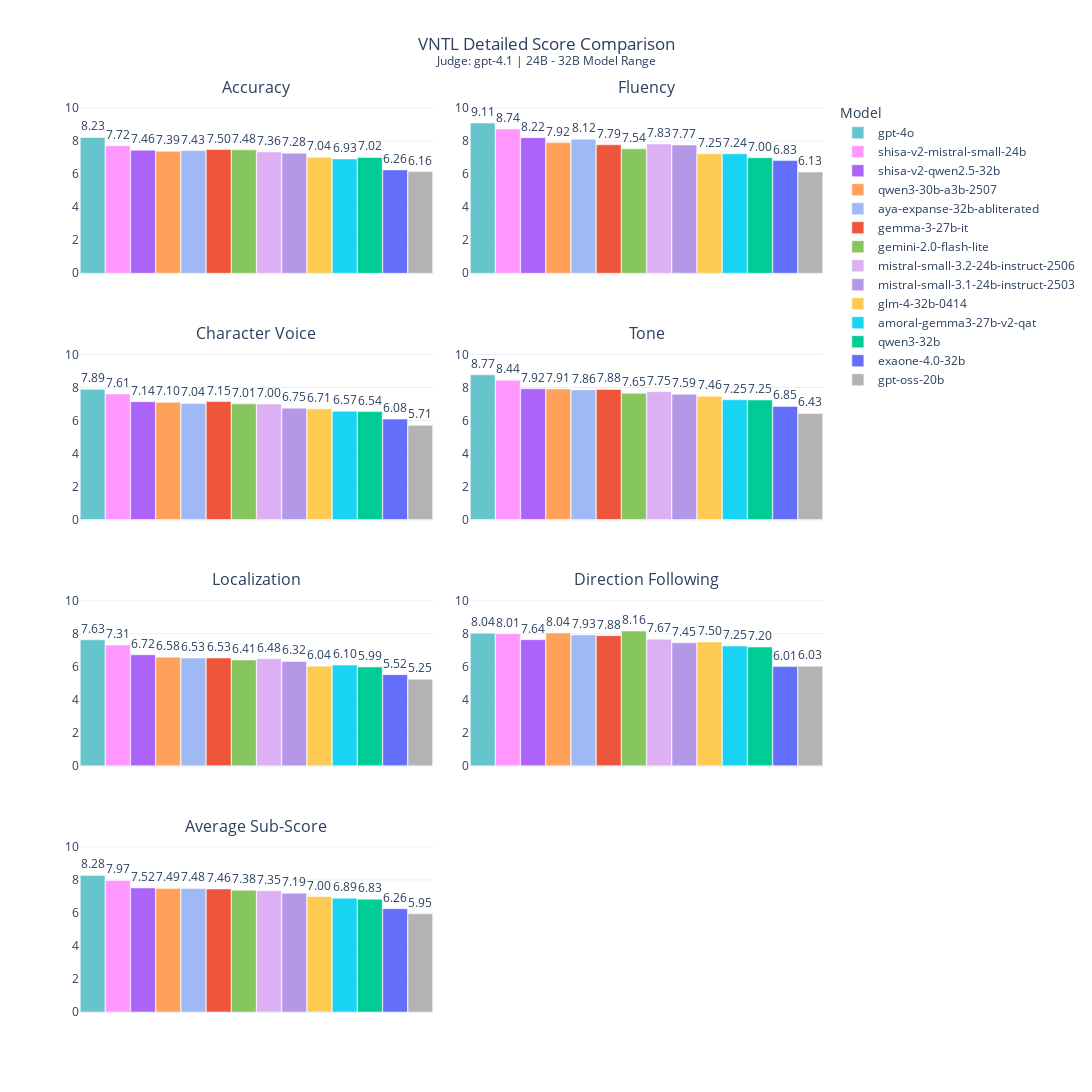

The notebook cell saved with this chart:
### Code cell
# --- VNTL Sub-score Grid Visualization (Looping by Judge) ---

import plotly.graph_objects as go
import plotly.express as px
from plotly.subplots import make_subplots

# Define the VNTL score columns we want to create plots for
vntl_score_columns = [
    "score_accuracy", 
    "score_fluency", 
    "score_character_voice", 
    "score_tone", 
    "score_localization",
    "score_direction_following"
]

# Use the mapped name to correctly filter for VNTL data
VNTL_MAPPED_NAME = eval_dataset_map.get('VNTL-Translation')
if VNTL_MAPPED_NAME:
    df_vntl = all_result_df[all_result_df['eval_dataset'] == VNTL_MAPPED_NAME].copy()
else:
    df_vntl = pd.DataFrame()

# Check if the VNTL data exists and has the required columns
if not df_vntl.empty and all(col in df_vntl.columns for col in vntl_score_columns):
    
    # Loop through each judge model that has VNTL data
    for judge_model in df_vntl['judge_model'].unique():
        df_vntl_judge = df_vntl[df_vntl['judge_model'] == judge_model]

        # Calculate the mean of each sub-score for each model for the current judge
        vntl_summary = df_vntl_judge.groupby('model_name')[vntl_score_columns].mean()
        
        # Calculate an overall average score for sorting
        vntl_summary['Average'] = vntl_summary.mean(axis=1)
        
        # Create a VNTL-specific model order for the current judge
        vntl_model_order = vntl_summary.sort_values(by='Average', ascending=False).index.tolist()
        vntl_summary = vntl_summary.reindex(vntl_model_order)
        
        # --- Create the 4x2 Grid Plot ---
        n_rows, n_cols = 4, 2
        
        # Create titles for all 6 sub-scores, plus the final average
        subplot_titles = [col.replace('score_', '').replace('_', ' ').title() for col in vntl_score_columns]
        subplot_titles.append("Average Sub-Score")

        fig_vntl_grid = make_subplots(
            rows=n_rows, 
            cols=n_cols, 
            subplot_titles=subplot_titles,
            vertical_spacing=0.08,
            horizontal_spacing=0.05
        )
        
        # Loop through all 6 score types plus the 'Average'
        plot_order = vntl_score_columns + ['Average']
        for i, score_type in enumerate(plot_order):
            row = i // n_cols + 1
            col = i % n_cols + 1
            
            # Add a bar for each model in the current subplot
            for model_name in vntl_model_order:
                score = vntl_summary.loc[model_name, score_type]
                fig_vntl_grid.add_trace(go.Bar(
                    x=[model_name],
                    y=[score],
                    name=model_name,
                    marker_color=color_map.get(model_name), # Uses the global color_map
                    text=[f"{score:.2f}"],
                    textposition='outside',
                    showlegend=(i == 0)
                ), row=row, col=col)
            
            fig_vntl_grid.update_yaxes(range=[0, 10.5], row=row, col=col)
            fig_vntl_grid.update_xaxes(showticklabels=False, row=row, col=col)

        fig_vntl_grid.update_layout(
            height=1400, 
            width=1200, 
            barmode='group',
            # Dynamically set the title to include the current judge model
            title_text=f"VNTL Detailed Score Comparison<br><sup>Judge: {judge_model.replace('judge_', '')} | {MODEL_RANGE_GROUP}</sup>",
            title_x=0.5, 
            template='plotly_white',
            legend_title_text='Model',
            bargap=0.01, 
            bargroupgap=0.01
        )

        fig_vntl_grid.show()
        # fig_vntl_grid.write_image(f"{GRAPHS_DIR}/vntl_grid_{judge_model.replace('judge_', '')}.png")
else:
    print("No VNTL multi-score data found to generate the plot.")

### Figure 1 — Plotly figure (JSON) as saved in the notebook; plotly's stock layout.template omitted (floating-point values rounded to 4 significant figures)
{"data": [{"marker": {"color": "#66c5cc"}, "name": "gpt-4o", "showlegend": true, "text": ["8.23"], "textposition": "outside", "type": "bar", "x": ["gpt-4o"], "xaxis": "x", "y": [8.23], "yaxis": "y"}, {"marker": {"color": "#FF97FF"}, "name": "shisa-v2-mistral-small-24b", "showlegend": true, "text": ["7.72"], "textposition": "outside", "type": "bar", "x": ["shisa-v2-mistral-small-24b"], "xaxis": "x", "y": [7.725], "yaxis": "y"}, {"marker": {"color": "#AB63FA"}, "name": "shisa-v2-qwen2.5-32b", "showlegend": true, "text": ["7.46"], "textposition": "outside", "type": "bar", "x": ["shisa-v2-qwen2.5-32b"], "xaxis": "x", "y": [7.46], "yaxis": "y"}, {"marker": {"color": "#FFA15A"}, "name": "qwen3-30b-a3b-2507", "showlegend": true, "text": ["7.39"], "textposition": "outside", "type": "bar", "x": ["qwen3-30b-a3b-2507"], "xaxis": "x", "y": [7.39], "yaxis": "y"}, {"marker": {"color": "#9eb9f3"}, "name": "aya-expanse-32b-abliterated", "showlegend": true, "text": ["7.43"], "textposition": "outside", "type": "bar", "x": ["aya-expanse-32b-abliterated"], "xaxis": "x", "y": [7.435], "yaxis": "y"}, {"marker": {"color": "#EF553B"}, "name": "gemma-3-27b-it", "showlegend": true, "text": ["7.50"], "textposition": "outside", "type": "bar", "x": ["gemma-3-27b-it"], "xaxis": "x", "y": [7.5], "yaxis": "y"}, {"marker": {"color": "#87c55f"}, "name": "gemini-2.0-flash-lite", "showlegend": true, "text": ["7.48"], "textposition": "outside", "type": "bar", "x": ["gemini-2.0-flash-lite"], "xaxis": "x", "y": [7.48], "yaxis": "y"}, {"marker": {"color": "#dcb0f2"}, "name": "mistral-small-3.2-24b-instruct-2506", "showlegend": true, "text": ["7.36"], "textposition": "outside", "type": "bar", "x": ["mistral-small-3.2-24b-instruct-2506"], "xaxis": "x", "y": [7.355], "yaxis": "y"}, {"marker": {"color": "#b497e7"}, "name": "mistral-small-3.1-24b-instruct-2503", "showlegend": true, "text": ["7.28"], "textposition": "outside", "type": "bar", "x": ["mistral-small-3.1-24b-instruct-2503"], "xaxis": "x", "y": [7.28], "yaxis": "y"}, {"marker": {"color": "#FECB52"}, "name": "glm-4-32b-0414", "showlegend": true, "text": ["7.04"], "textposition": "outside", "type": "bar", "x": ["glm-4-32b-0414"], "xaxis": "x", "y": [7.035], "yaxis": "y"}, {"marker": {"color": "#19D3F3"}, "name": "amoral-gemma3-27b-v2-qat", "showlegend": true, "text": ["6.93"], "textposition": "outside", "type": "bar", "x": ["amoral-gemma3-27b-v2-qat"], "xaxis": "x", "y": [6.93], "yaxis": "y"}, {"marker": {"color": "#00CC96"}, "name": "qwen3-32b", "showlegend": true, "text": ["7.02"], "textposition": "outside", "type": "bar", "x": ["qwen3-32b"], "xaxis": "x", "y": [7.02], "yaxis": "y"}, {"marker": {"color": "#636EFA"}, "name": "exaone-4.0-32b", "showlegend": true, "text": ["6.26"], "textposition": "outside", "type": "bar", "x": ["exaone-4.0-32b"], "xaxis": "x", "y": [6.265], "yaxis": "y"}, {"marker": {"color": "#b3b3b3"}, "name": "gpt-oss-20b", "showlegend": true, "text": ["6.16"], "textposition": "outside", "type": "bar", "x": ["gpt-oss-20b"], "xaxis": "x", "y": [6.16], "yaxis": "y"}, {"marker": {"color": "#66c5cc"}, "name": "gpt-4o", "showlegend": false, "text": ["9.11"], "textposition": "outside", "type": "bar", "x": ["gpt-4o"], "xaxis": "x2", "y": [9.105], "yaxis": "y2"}, {"marker": {"color": "#FF97FF"}, "name": "shisa-v2-mistral-small-24b", "showlegend": false, "text": ["8.74"], "textposition": "outside", "type": "bar", "x": ["shisa-v2-mistral-small-24b"], "xaxis": "x2", "y": [8.745], "yaxis": "y2"}, {"marker": {"color": "#AB63FA"}, "name": "shisa-v2-qwen2.5-32b", "showlegend": false, "text": ["8.22"], "textposition": "outside", "type": "bar", "x": ["shisa-v2-qwen2.5-32b"], "xaxis": "x2", "y": [8.22], "yaxis": "y2"}, {"marker": {"color": "#FFA15A"}, "name": "qwen3-30b-a3b-2507", "showlegend": false, "text": ["7.92"], "textposition": "outside", "type": "bar", "x": ["qwen3-30b-a3b-2507"], "xaxis": "x2", "y": [7.92], "yaxis": "y2"}, {"marker": {"color": "#9eb9f3"}, "name": "aya-expanse-32b-abliterated", "showlegend": false, "text": ["8.12"], "textposition": "outside", "type": "bar", "x": ["aya-expanse-32b-abliterated"], "xaxis": "x2", "y": [8.125], "yaxis": "y2"}, {"marker": {"color": "#EF553B"}, "name": "gemma-3-27b-it", "showlegend": false, "text": ["7.79"], "textposition": "outside", "type": "bar", "x": ["gemma-3-27b-it"], "xaxis": "x2", "y": [7.785], "yaxis": "y2"}, {"marker": {"color": "#87c55f"}, "name": "gemini-2.0-flash-lite", "showlegend": false, "text": ["7.54"], "textposition": "outside", "type": "bar", "x": ["gemini-2.0-flash-lite"], "xaxis": "x2", "y": [7.54], "yaxis": "y2"}, {"marker": {"color": "#dcb0f2"}, "name": "mistral-small-3.2-24b-instruct-2506", "showlegend": false, "text": ["7.83"], "textposition": "outside", "type": "bar", "x": ["mistral-small-3.2-24b-instruct-2506"], "xaxis": "x2", "y": [7.835], "yaxis": "y2"}, {"marker": {"color": "#b497e7"}, "name": "mistral-small-3.1-24b-instruct-2503", "showlegend": false, "text": ["7.77"], "textposition": "outside", "type": "bar", "x": ["mistral-small-3.1-24b-instruct-2503"], "xaxis": "x2", "y": [7.77], "yaxis": "y2"}, {"marker": {"color": "#FECB52"}, "name": "glm-4-32b-0414", "showlegend": false, "text": ["7.25"], "textposition": "outside", "type": "bar", "x": ["glm-4-32b-0414"], "xaxis": "x2", "y": [7.245], "yaxis": "y2"}, {"marker": {"color": "#19D3F3"}, "name": "amoral-gemma3-27b-v2-qat", "showlegend": false, "text": ["7.24"], "textposition": "outside", "type": "bar", "x": ["amoral-gemma3-27b-v2-qat"], "xaxis": "x2", "y": [7.24], "yaxis": "y2"}, {"marker": {"color": "#00CC96"}, "name": "qwen3-32b", "showlegend": false, "text": ["7.00"], "textposition": "outside", "type": "bar", "x": ["qwen3-32b"], "xaxis": "x2", "y": [7.005], "yaxis": "y2"}, {"marker": {"color": "#636EFA"}, "name": "exaone-4.0-32b", "showlegend": false, "text": ["6.83"], "textposition": "outside", "type": "bar", "x": ["exaone-4.0-32b"], "xaxis": "x2", "y": [6.83], "yaxis": "y2"}, {"marker": {"color": "#b3b3b3"}, "name": "gpt-oss-20b", "showlegend": false, "text": ["6.13"], "textposition": "outside", "type": "bar", "x": ["gpt-oss-20b"], "xaxis": "x2", "y": [6.135], "yaxis": "y2"}, {"marker": {"color": "#66c5cc"}, "name": "gpt-4o", "showlegend": false, "text": ["7.89"], "textposition": "outside", "type": "bar", "x": ["gpt-4o"], "xaxis": "x3", "y": [7.895], "yaxis": "y3"}, {"marker": {"color": "#FF97FF"}, "name": "shisa-v2-mistral-small-24b", "showlegend": false, "text": ["7.61"], "textposition": "outside", "type": "bar", "x": ["shisa-v2-mistral-small-24b"], "xaxis": "x3", "y": [7.61], "yaxis": "y3"}, {"marker": {"color": "#AB63FA"}, "name": "shisa-v2-qwen2.5-32b", "showlegend": false, "text": ["7.14"], "textposition": "outside", "type": "bar", "x": ["shisa-v2-qwen2.5-32b"], "xaxis": "x3", "y": [7.14], "yaxis": "y3"}, {"marker": {"color": "#FFA15A"}, "name": "qwen3-30b-a3b-2507", "showlegend": false, "text": ["7.10"], "textposition": "outside", "type": "bar", "x": ["qwen3-30b-a3b-2507"], "xaxis": "x3", "y": [7.1], "yaxis": "y3"}, {"marker": {"color": "#9eb9f3"}, "name": "aya-expanse-32b-abliterated", "showlegend": false, "text": ["7.04"], "textposition": "outside", "type": "bar", "x": ["aya-expanse-32b-abliterated"], "xaxis": "x3", "y": [7.035], "yaxis": "y3"}, {"marker": {"color": "#EF553B"}, "name": "gemma-3-27b-it", "showlegend": false, "text": ["7.15"], "textposition": "outside", "type": "bar", "x": ["gemma-3-27b-it"], "xaxis": "x3", "y": [7.15], "yaxis": "y3"}, {"marker": {"color": "#87c55f"}, "name": "gemini-2.0-flash-lite", "showlegend": false, "text": ["7.01"], "textposition": "outside", "type": "bar", "x": ["gemini-2.0-flash-lite"], "xaxis": "x3", "y": [7.01], "yaxis": "y3"}, {"marker": {"color": "#dcb0f2"}, "name": "mistral-small-3.2-24b-instruct-2506", "showlegend": false, "text": ["7.00"], "textposition": "outside", "type": "bar", "x": ["mistral-small-3.2-24b-instruct-2506"], "xaxis": "x3", "y": [6.995], "yaxis": "y3"}, {"marker": {"color": "#b497e7"}, "name": "mistral-small-3.1-24b-instruct-2503", "showlegend": false, "text": ["6.75"], "textposition": "outside", "type": "bar", "x": ["mistral-small-3.1-24b-instruct-2503"], "xaxis": "x3", "y": [6.75], "yaxis": "y3"}, {"marker": {"color": "#FECB52"}, "name": "glm-4-32b-0414", "showlegend": false, "text": ["6.71"], "textposition": "outside", "type": "bar", "x": ["glm-4-32b-0414"], "xaxis": "x3", "y": [6.705], "yaxis": "y3"}, {"marker": {"color": "#19D3F3"}, "name": "amoral-gemma3-27b-v2-qat", "showlegend": false, "text": ["6.57"], "textposition": "outside", "type": "bar", "x": ["amoral-gemma3-27b-v2-qat"], "xaxis": "x3", "y": [6.565], "yaxis": "y3"}, {"marker": {"color": "#00CC96"}, "name": "qwen3-32b", "showlegend": false, "text": ["6.54"], "textposition": "outside", "type": "bar", "x": ["qwen3-32b"], "xaxis": "x3", "y": [6.54], "yaxis": "y3"}, {"marker": {"color": "#636EFA"}, "name": "exaone-4.0-32b", "showlegend": false, "text": ["6.08"], "textposition": "outside", "type": "bar", "x": ["exaone-4.0-32b"], "xaxis": "x3", "y": [6.085], "yaxis": "y3"}, {"marker": {"color": "#b3b3b3"}, "name": "gpt-oss-20b", "showlegend": false, "text": ["5.71"], "textposition": "outside", "type": "bar", "x": ["gpt-oss-20b"], "xaxis": "x3", "y": [5.705], "yaxis": "y3"}, {"marker": {"color": "#66c5cc"}, "name": "gpt-4o", "showlegend": false, "text": ["8.77"], "textposition": "outside", "type": "bar", "x": ["gpt-4o"], "xaxis": "x4", "y": [8.77], "yaxis": "y4"}, {"marker": {"color": "#FF97FF"}, "name": "shisa-v2-mistral-small-24b", "showlegend": false, "text": ["8.44"], "textposition": "outside", "type": "bar", "x": ["shisa-v2-mistral-small-24b"], "xaxis": "x4", "y": [8.44], "yaxis": "y4"}, {"marker": {"color": "#AB63FA"}, "name": "shisa-v2-qwen2.5-32b", "showlegend": false, "text": ["7.92"], "textposition": "outside", "type": "bar", "x": ["shisa-v2-qwen2.5-32b"], "xaxis": "x4", "y": [7.925], "yaxis": "y4"}, {"marker": {"color": "#FFA15A"}, "name": "qwen3-30b-a3b-2507", "showlegend": false, "text": ["7.91"], "textposition": "outside", "type": "bar", "x": ["qwen3-30b-a3b-2507"], "xaxis": "x4", "y": [7.91], "yaxis": "y4"}, {"marker": {"color": "#9eb9f3"}, "name": "aya-expanse-32b-abliterated", "showlegend": false, "text": ["7.86"], "textposition": "outside", "type": "bar", "x": ["aya-expanse-32b-abliterated"], "xaxis": "x4", "y": [7.855], "yaxis": "y4"}, {"marker": {"color": "#EF553B"}, "name": "gemma-3-27b-it", "showlegend": false, "text": ["7.88"], "textposition": "outside", "type": "bar", "x": ["gemma-3-27b-it"], "xaxis": "x4", "y": [7.885], "yaxis": "y4"}, {"marker": {"color": "#87c55f"}, "name": "gemini-2.0-flash-lite", "showlegend": false, "text": ["7.65"], "textposition": "outside", "type": "bar", "x": ["gemini-2.0-flash-lite"], "xaxis": "x4", "y": [7.65], "yaxis": "y4"}, {"marker": {"color": "#dcb0f2"}, "name": "mistral-small-3.2-24b-instruct-2506", "showlegend": false, "text": ["7.75"], "textposition": "outside", "type": "bar", "x": ["mistral-small-3.2-24b-instruct-2506"], "xaxis": "x4", "y": [7.745], "yaxis": "y4"}, {"marker": {"color": "#b497e7"}, "name": "mistral-small-3.1-24b-instruct-2503", "showlegend": false, "text": ["7.59"], "textposition": "outside", "type": "bar", "x": ["mistral-small-3.1-24b-instruct-2503"], "xaxis": "x4", "y": [7.59], "yaxis": "y4"}, {"marker": {"color": "#FECB52"}, "name": "glm-4-32b-0414", "showlegend": false, "text": ["7.46"], "textposition": "outside", "type": "bar", "x": ["glm-4-32b-0414"], "xaxis": "x4", "y": [7.465], "yaxis": "y4"}, {"marker": {"color": "#19D3F3"}, "name": "amoral-gemma3-27b-v2-qat", "showlegend": false, "text": ["7.25"], "textposition": "outside", "type": "bar", "x": ["amoral-gemma3-27b-v2-qat"], "xaxis": "x4", "y": [7.255], "yaxis": "y4"}, {"marker": {"color": "#00CC96"}, "name": "qwen3-32b", "showlegend": false, "text": ["7.25"], "textposition": "outside", "type": "bar", "x": ["qwen3-32b"], "xaxis": "x4", "y": [7.245], "yaxis": "y4"}, {"marker": {"color": "#636EFA"}, "name": "exaone-4.0-32b", "showlegend": false, "text": ["6.85"], "textposition": "outside", "type": "bar", "x": ["exaone-4.0-32b"], "xaxis": "x4", "y": [6.85], "yaxis": "y4"}, {"marker": {"color": "#b3b3b3"}, "name": "gpt-oss-20b", "showlegend": false, "text": ["6.43"], "textposition": "outside", "type": "bar", "x": ["gpt-oss-20b"], "xaxis": "x4", "y": [6.43], "yaxis": "y4"}, {"marker": {"color": "#66c5cc"}, "name": "gpt-4o", "showlegend": false, "text": ["7.63"], "textposition": "outside", "type": "bar", "x": ["gpt-4o"], "xaxis": "x5", "y": [7.63], "yaxis": "y5"}, {"marker": {"color": "#FF97FF"}, "name": "shisa-v2-mistral-small-24b", "showlegend": false, "text": ["7.31"], "textposition": "outside", "type": "bar", "x": ["shisa-v2-mistral-small-24b"], "xaxis": "x5", "y": [7.31], "yaxis": "y5"}, {"marker": {"color": "#AB63FA"}, "name": "shisa-v2-qwen2.5-32b", "showlegend": false, "text": ["6.72"], "textposition": "outside", "type": "bar", "x": ["shisa-v2-qwen2.5-32b"], "xaxis": "x5", "y": [6.725], "yaxis": "y5"}, {"marker": {"color": "#FFA15A"}, "name": "qwen3-30b-a3b-2507", "showlegend": false, "text": ["6.58"], "textposition": "outside", "type": "bar", "x": ["qwen3-30b-a3b-2507"], "xaxis": "x5", "y": [6.58], "yaxis": "y5"}, {"marker": {"color": "#9eb9f3"}, "name": "aya-expanse-32b-abliterated", "showlegend": false, "text": ["6.53"], "textposition": "outside", "type": "bar", "x": ["aya-expanse-32b-abliterated"], "xaxis": "x5", "y": [6.53], "yaxis": "y5"}, {"marker": {"color": "#EF553B"}, "name": "gemma-3-27b-it", "showlegend": false, "text": ["6.53"], "textposition": "outside", "type": "bar", "x": ["gemma-3-27b-it"], "xaxis": "x5", "y": [6.53], "yaxis": "y5"}, {"marker": {"color": "#87c55f"}, "name": "gemini-2.0-flash-lite", "showlegend": false, "text": ["6.41"], "textposition": "outside", "type": "bar", "x": ["gemini-2.0-flash-lite"], "xaxis": "x5", "y": [6.41], "yaxis": "y5"}, {"marker": {"color": "#dcb0f2"}, "name": "mistral-small-3.2-24b-instruct-2506", "showlegend": false, "text": ["6.48"], "textposition": "outside", "type": "bar", "x": ["mistral-small-3.2-24b-instruct-2506"], "xaxis": "x5", "y": [6.48], "yaxis": "y5"}, {"marker": {"color": "#b497e7"}, "name": "mistral-small-3.1-24b-instruct-2503", "showlegend": false, "text": ["6.32"], "textposition": "outside", "type": "bar", "x": ["mistral-small-3.1-24b-instruct-2503"], "xaxis": "x5", "y": [6.32], "yaxis": "y5"}, {"marker": {"color": "#FECB52"}, "name": "glm-4-32b-0414", "showlegend": false, "text": ["6.04"], "textposition": "outside", "type": "bar", "x": ["glm-4-32b-0414"], "xaxis": "x5", "y": [6.035], "yaxis": "y5"}, {"marker": {"color": "#19D3F3"}, "name": "amoral-gemma3-27b-v2-qat", "showlegend": false, "text": ["6.10"], "textposition": "outside", "type": "bar", "x": ["amoral-gemma3-27b-v2-qat"], "xaxis": "x5", "y": [6.1], "yaxis": "y5"}, {"marker": {"color": "#00CC96"}, "name": "qwen3-32b", "showlegend": false, "text": ["5.99"], "textposition": "outside", "type": "bar", "x": ["qwen3-32b"], "xaxis": "x5", "y": [5.985], "yaxis": "y5"}, {"marker": {"color": "#636EFA"}, "name": "exaone-4.0-32b", "showlegend": false, "text": ["5.52"], "textposition": "outside", "type": "bar", "x": ["exaone-4.0-32b"], "xaxis": "x5", "y": [5.52], "yaxis": "y5"}, {"marker": {"color": "#b3b3b3"}, "name": "gpt-oss-20b", "showlegend": false, "text": ["5.25"], "textposition": "outside", "type": "bar", "x": ["gpt-oss-20b"], "xaxis": "x5", "y": [5.245], "yaxis": "y5"}, {"marker": {"color": "#66c5cc"}, "name": "gpt-4o", "showlegend": false, "text": ["8.04"], "textposition": "outside", "type": "bar", "x": ["gpt-4o"], "xaxis": "x6", "y": [8.035], "yaxis": "y6"}, {"marker": {"color": "#FF97FF"}, "name": "shisa-v2-mistral-small-24b", "showlegend": false, "text": ["8.01"], "textposition": "outside", "type": "bar", "x": ["shisa-v2-mistral-small-24b"], "xaxis": "x6", "y": [8.005], "yaxis": "y6"}, {"marker": {"color": "#AB63FA"}, "name": "shisa-v2-qwen2.5-32b", "showlegend": false, "text": ["7.64"], "textposition": "outside", "type": "bar", "x": ["shisa-v2-qwen2.5-32b"], "xaxis": "x6", "y": [7.64], "yaxis": "y6"}, {"marker": {"color": "#FFA15A"}, "name": "qwen3-30b-a3b-2507", "showlegend": false, "text": ["8.04"], "textposition": "outside", "type": "bar", "x": ["qwen3-30b-a3b-2507"], "xaxis": "x6", "y": [8.04], "yaxis": "y6"}, {"marker": {"color": "#9eb9f3"}, "name": "aya-expanse-32b-abliterated", "showlegend": false, "text": ["7.93"], "textposition": "outside", "type": "bar", "x": ["aya-expanse-32b-abliterated"], "xaxis": "x6", "y": [7.93], "yaxis": "y6"}, {"marker": {"color": "#EF553B"}, "name": "gemma-3-27b-it", "showlegend": false, "text": ["7.88"], "textposition": "outside", "type": "bar", "x": ["gemma-3-27b-it"], "xaxis": "x6", "y": [7.885], "yaxis": "y6"}, {"marker": {"color": "#87c55f"}, "name": "gemini-2.0-flash-lite", "showlegend": false, "text": ["8.16"], "textposition": "outside", "type": "bar", "x": ["gemini-2.0-flash-lite"], "xaxis": "x6", "y": [8.16], "yaxis": "y6"}, {"marker": {"color": "#dcb0f2"}, "name": "mistral-small-3.2-24b-instruct-2506", "showlegend": false, "text": ["7.67"], "textposition": "outside", "type": "bar", "x": ["mistral-small-3.2-24b-instruct-2506"], "xaxis": "x6", "y": [7.67], "yaxis": "y6"}, {"marker": {"color": "#b497e7"}, "name": "mistral-small-3.1-24b-instruct-2503", "showlegend": false, "text": ["7.45"], "textposition": "outside", "type": "bar", "x": ["mistral-small-3.1-24b-instruct-2503"], "xaxis": "x6", "y": [7.45], "yaxis": "y6"}, {"marker": {"color": "#FECB52"}, "name": "glm-4-32b-0414", "showlegend": false, "text": ["7.50"], "textposition": "outside", "type": "bar", "x": ["glm-4-32b-0414"], "xaxis": "x6", "y": [7.505], "yaxis": "y6"}, {"marker": {"color": "#19D3F3"}, "name": "amoral-gemma3-27b-v2-qat", "showlegend": false, "text": ["7.25"], "textposition": "outside", "type": "bar", "x": ["amoral-gemma3-27b-v2-qat"], "xaxis": "x6", "y": [7.255], "yaxis": "y6"}, {"marker": {"color": "#00CC96"}, "name": "qwen3-32b", "showlegend": false, "text": ["7.20"], "textposition": "outside", "type": "bar", "x": ["qwen3-32b"], "xaxis": "x6", "y": [7.195], "yaxis": "y6"}, {"marker": {"color": "#636EFA"}, "name": "exaone-4.0-32b", "showlegend": false, "text": ["6.01"], "textposition": "outside", "type": "bar", "x": ["exaone-4.0-32b"], "xaxis": "x6", "y": [6.01], "yaxis": "y6"}, {"marker": {"color": "#b3b3b3"}, "name": "gpt-oss-20b", "showlegend": false, "text": ["6.03"], "textposition": "outside", "type": "bar", "x": ["gpt-oss-20b"], "xaxis": "x6", "y": [6.03], "yaxis": "y6"}, {"marker": {"color": "#66c5cc"}, "name": "gpt-4o", "showlegend": false, "text": ["8.28"], "textposition": "outside", "type": "bar", "x": ["gpt-4o"], "xaxis": "x7", "y": [8.278], "yaxis": "y7"}, {"marker": {"color": "#FF97FF"}, "name": "shisa-v2-mistral-small-24b", "showlegend": false, "text": ["7.97"], "textposition": "outside", "type": "bar", "x": ["shisa-v2-mistral-small-24b"], "xaxis": "x7", "y": [7.973], "yaxis": "y7"}, {"marker": {"color": "#AB63FA"}, "name": "shisa-v2-qwen2.5-32b", "showlegend": false, "text": ["7.52"], "textposition": "outside", "type": "bar", "x": ["shisa-v2-qwen2.5-32b"], "xaxis": "x7", "y": [7.518], "yaxis": "y7"}, {"marker": {"color": "#FFA15A"}, "name": "qwen3-30b-a3b-2507", "showlegend": false, "text": ["7.49"], "textposition": "outside", "type": "bar", "x": ["qwen3-30b-a3b-2507"], "xaxis": "x7", "y": [7.49], "yaxis": "y7"}, {"marker": {"color": "#9eb9f3"}, "name": "aya-expanse-32b-abliterated", "showlegend": false, "text": ["7.48"], "textposition": "outside", "type": "bar", "x": ["aya-expanse-32b-abliterated"], "xaxis": "x7", "y": [7.485], "yaxis": "y7"}, {"marker": {"color": "#EF553B"}, "name": "gemma-3-27b-it", "showlegend": false, "text": ["7.46"], "textposition": "outside", "type": "bar", "x": ["gemma-3-27b-it"], "xaxis": "x7", "y": [7.456], "yaxis": "y7"}, {"marker": {"color": "#87c55f"}, "name": "gemini-2.0-flash-lite", "showlegend": false, "text": ["7.38"], "textposition": "outside", "type": "bar", "x": ["gemini-2.0-flash-lite"], "xaxis": "x7", "y": [7.375], "yaxis": "y7"}, {"marker": {"color": "#dcb0f2"}, "name": "mistral-small-3.2-24b-instruct-2506", "showlegend": false, "text": ["7.35"], "textposition": "outside", "type": "bar", "x": ["mistral-small-3.2-24b-instruct-2506"], "xaxis": "x7", "y": [7.347], "yaxis": "y7"}, {"marker": {"color": "#b497e7"}, "name": "mistral-small-3.1-24b-instruct-2503", "showlegend": false, "text": ["7.19"], "textposition": "outside", "type": "bar", "x": ["mistral-small-3.1-24b-instruct-2503"], "xaxis": "x7", "y": [7.193], "yaxis": "y7"}, {"marker": {"color": "#FECB52"}, "name": "glm-4-32b-0414", "showlegend": false, "text": ["7.00"], "textposition": "outside", "type": "bar", "x": ["glm-4-32b-0414"], "xaxis": "x7", "y": [6.998], "yaxis": "y7"}, {"marker": {"color": "#19D3F3"}, "name": "amoral-gemma3-27b-v2-qat", "showlegend": false, "text": ["6.89"], "textposition": "outside", "type": "bar", "x": ["amoral-gemma3-27b-v2-qat"], "xaxis": "x7", "y": [6.891], "yaxis": "y7"}, {"marker": {"color": "#00CC96"}, "name": "qwen3-32b", "showlegend": false, "text": ["6.83"], "textposition": "outside", "type": "bar", "x": ["qwen3-32b"], "xaxis": "x7", "y": [6.832], "yaxis": "y7"}, {"marker": {"color": "#636EFA"}, "name": "exaone-4.0-32b", "showlegend": false, "text": ["6.26"], "textposition": "outside", "type": "bar", "x": ["exaone-4.0-32b"], "xaxis": "x7", "y": [6.26], "yaxis": "y7"}, {"marker": {"color": "#b3b3b3"}, "name": "gpt-oss-20b", "showlegend": false, "text": ["5.95"], "textposition": "outside", "type": "bar", "x": ["gpt-oss-20b"], "xaxis": "x7", "y": [5.951], "yaxis": "y7"}], "layout": {"annotations": [{"font": {"size": 16}, "showarrow": false, "text": "Accuracy", "x": 0.2375, "xanchor": "center", "xref": "paper", "y": 1, "yanchor": "bottom", "yref": "paper"}, {"font": {"size": 16}, "showarrow": false, "text": "Fluency", "x": 0.7625, "xanchor": "center", "xref": "paper", "y": 1, "yanchor": "bottom", "yref": "paper"}, {"font": {"size": 16}, "showarrow": false, "text": "Character Voice", "x": 0.2375, "xanchor": "center", "xref": "paper", "y": 0.73, "yanchor": "bottom", "yref": "paper"}, {"font": {"size": 16}, "showarrow": false, "text": "Tone", "x": 0.7625, "xanchor": "center", "xref": "paper", "y": 0.73, "yanchor": "bottom", "yref": "paper"}, {"font": {"size": 16}, "showarrow": false, "text": "Localization", "x": 0.2375, "xanchor": "center", "xref": "paper", "y": 0.46, "yanchor": "bottom", "yref": "paper"}, {"font": {"size": 16}, "showarrow": false, "text": "Direction Following", "x": 0.7625, "xanchor": "center", "xref": "paper", "y": 0.46, "yanchor": "bottom", "yref": "paper"}, {"font": {"size": 16}, "showarrow": false, "text": "Average Sub-Score", "x": 0.2375, "xanchor": "center", "xref": "paper", "y": 0.19, "yanchor": "bottom", "yref": "paper"}], "bargap": 0.01, "bargroupgap": 0.01, "barmode": "group", "height": 1400, "legend": {"title": {"text": "Model"}}, "title": {"text": "VNTL Detailed Score Comparison<br><sup>Judge: gpt-4.1 | 24B - 32B Model Range</sup>", "x": 0.5}, "width": 1200, "xaxis": {"anchor": "y", "domain": [0, 0.475], "showticklabels": false}, "xaxis2": {"anchor": "y2", "domain": [0.525, 1], "showticklabels": false}, "xaxis3": {"anchor": "y3", "domain": [0, 0.475], "showticklabels": false}, "xaxis4": {"anchor": "y4", "domain": [0.525, 1], "showticklabels": false}, "xaxis5": {"anchor": "y5", "domain": [0, 0.475], "showticklabels": false}, "xaxis6": {"anchor": "y6", "domain": [0.525, 1], "showticklabels": false}, "xaxis7": {"anchor": "y7", "domain": [0, 0.475], "showticklabels": false}, "xaxis8": {"anchor": "y8", "domain": [0.525, 1]}, "yaxis": {"anchor": "x", "domain": [0.81, 1], "range": [0, 10.5]}, "yaxis2": {"anchor": "x2", "domain": [0.81, 1], "range": [0, 10.5]}, "yaxis3": {"anchor": "x3", "domain": [0.54, 0.73], "range": [0, 10.5]}, "yaxis4": {"anchor": "x4", "domain": [0.54, 0.73], "range": [0, 10.5]}, "yaxis5": {"anchor": "x5", "domain": [0.27, 0.46], "range": [0, 10.5]}, "yaxis6": {"anchor": "x6", "domain": [0.27, 0.46], "range": [0, 10.5]}, "yaxis7": {"anchor": "x7", "domain": [0, 0.19], "range": [0, 10.5]}, "yaxis8": {"anchor": "x8", "domain": [0, 0.19]}}}
